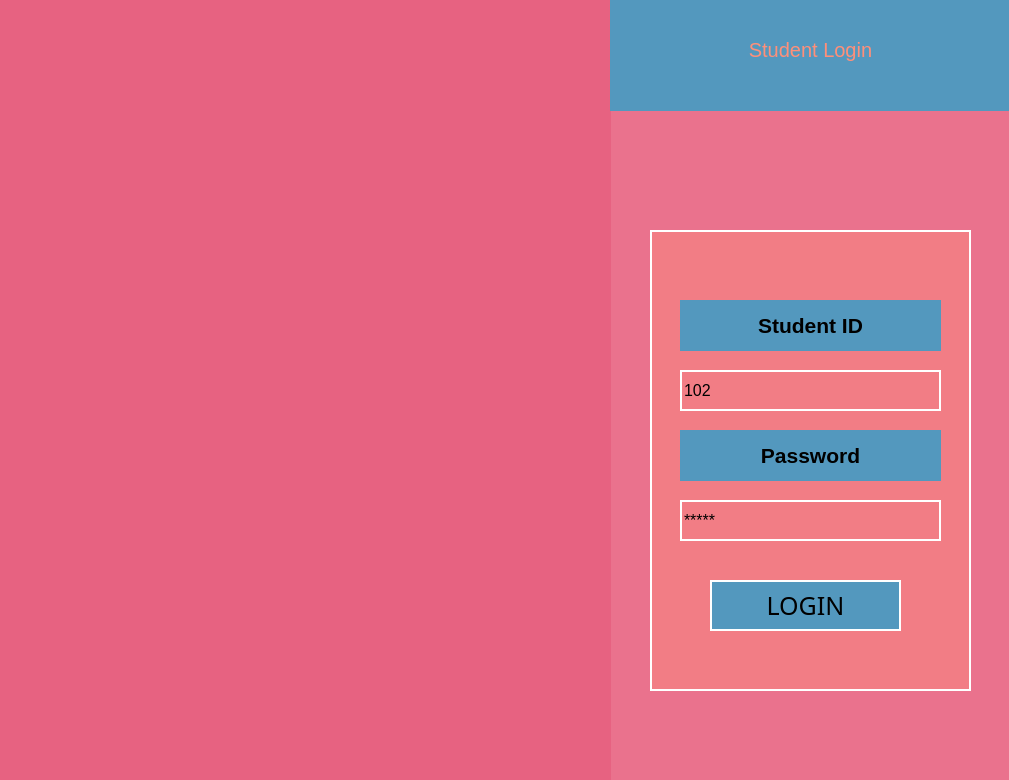
<?xml version="1.0" encoding="UTF-8"?>
<ui version="4.0">
 <class>StudentLogin</class>
 <widget class="QMainWindow" name="StudentLogin">
  <property name="geometry">
   <rect>
    <x>0</x>
    <y>0</y>
    <width>1009</width>
    <height>780</height>
   </rect>
  </property>
  <property name="maximumSize">
   <size>
    <width>1009</width>
    <height>780</height>
   </size>
  </property>
  <property name="windowTitle">
   <string>Student Login Page</string>
  </property>
  <property name="styleSheet">
   <string notr="true">background:rgba(227,74,111,0.4); </string>
  </property>
  <widget class="QWidget" name="centralwidget">
   <widget class="QLabel" name="label">
    <property name="geometry">
     <rect>
      <x>0</x>
      <y>-30</y>
      <width>611</width>
      <height>811</height>
     </rect>
    </property>
    <property name="styleSheet">
     <string notr="true"/>
    </property>
    <property name="text">
     <string/>
    </property>
    <property name="pixmap">
     <pixmap>StudentLogin.webp</pixmap>
    </property>
    <property name="scaledContents">
     <bool>true</bool>
    </property>
   </widget>
   <widget class="QLabel" name="StudentLoginTitle">
    <property name="geometry">
     <rect>
      <x>610</x>
      <y>-10</y>
      <width>401</width>
      <height>121</height>
     </rect>
    </property>
    <property name="styleSheet">
     <string notr="true">color:rgb( 255, 143, 121);
background:#5398BE; 
font-size:20px;
font: 81 36pt &quot;Montserrat ExtraBold&quot;;
border: none;</string>
    </property>
    <property name="text">
     <string>&lt;html&gt;&lt;head/&gt;&lt;body&gt;&lt;p align=&quot;center&quot;&gt;Student Login&lt;/p&gt;&lt;/body&gt;&lt;/html&gt;</string>
    </property>
   </widget>
   <widget class="QGroupBox" name="groupBox">
    <property name="geometry">
     <rect>
      <x>650</x>
      <y>230</y>
      <width>321</width>
      <height>461</height>
     </rect>
    </property>
    <property name="styleSheet">
     <string notr="true">background:rgb( 255, 143, 121,0.4); border: 2px solid white;</string>
    </property>
    <property name="title">
     <string/>
    </property>
    <widget class="QLabel" name="StudentID">
     <property name="geometry">
      <rect>
       <x>30</x>
       <y>70</y>
       <width>261</width>
       <height>51</height>
      </rect>
     </property>
     <property name="styleSheet">
      <string notr="true">border:none; background:#5398BE; </string>
     </property>
     <property name="text">
      <string>&lt;html&gt;&lt;head/&gt;&lt;body&gt;&lt;p align=&quot;center&quot;&gt;&lt;span style=&quot; font-size:16pt; font-weight:600;&quot;&gt;Student ID&lt;/span&gt;&lt;/p&gt;&lt;/body&gt;&lt;/html&gt;</string>
     </property>
    </widget>
    <widget class="QLineEdit" name="StudentIDInput">
     <property name="geometry">
      <rect>
       <x>30</x>
       <y>140</y>
       <width>261</width>
       <height>41</height>
      </rect>
     </property>
     <property name="styleSheet">
      <string notr="true">background:Transparent; font:16px;</string>
     </property>
     <property name="text">
      <string>102</string>
     </property>
    </widget>
    <widget class="QPushButton" name="StudentLoginButton">
     <property name="geometry">
      <rect>
       <x>60</x>
       <y>350</y>
       <width>191</width>
       <height>51</height>
      </rect>
     </property>
     <property name="styleSheet">
      <string notr="true"> background:#5398BE; font:25px bold;</string>
     </property>
     <property name="text">
      <string>LOGIN</string>
     </property>
    </widget>
    <widget class="QLabel" name="StudentPassword">
     <property name="geometry">
      <rect>
       <x>30</x>
       <y>200</y>
       <width>261</width>
       <height>51</height>
      </rect>
     </property>
     <property name="styleSheet">
      <string notr="true">border:none; background:#5398BE; </string>
     </property>
     <property name="text">
      <string>&lt;html&gt;&lt;head/&gt;&lt;body&gt;&lt;p align=&quot;center&quot;&gt;&lt;span style=&quot; font-size:16pt; font-weight:600;&quot;&gt;Password&lt;/span&gt;&lt;/p&gt;&lt;/body&gt;&lt;/html&gt;</string>
     </property>
    </widget>
    <widget class="QLineEdit" name="StudentPasswordInput">
     <property name="geometry">
      <rect>
       <x>30</x>
       <y>270</y>
       <width>261</width>
       <height>41</height>
      </rect>
     </property>
     <property name="styleSheet">
      <string notr="true">background:Transparent; font:16px;</string>
     </property>
     <property name="text">
      <string>*****</string>
     </property>
    </widget>
   </widget>
  </widget>
 </widget>
 <resources>
  <include location="resource.qrc"/>
 </resources>
 <connections/>
</ui>
